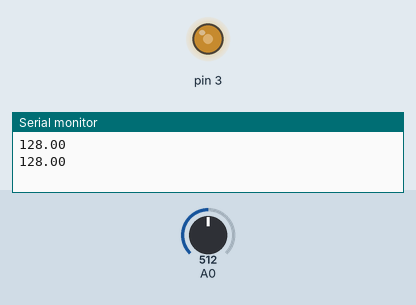
A sketch run on a simulated Arduino Uno, built with avr-gcc and run on an emulated ATmega328P. Shown: output pins drawn as LEDs (lit = HIGH), the last lines printed to the serial monitor. The inputs (shaded band) are chosen by the test bench; at power-on: A0 = 512.

Above: at 1.8 s.
1.9 s: A0 set to 716
At 2.9 s:
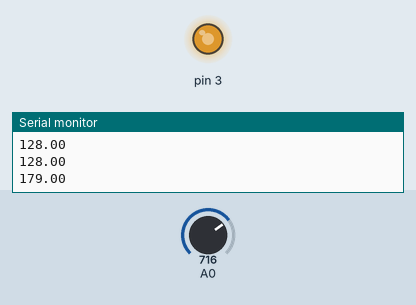
3.5 s: A0 set to 900
At 4.4 s:
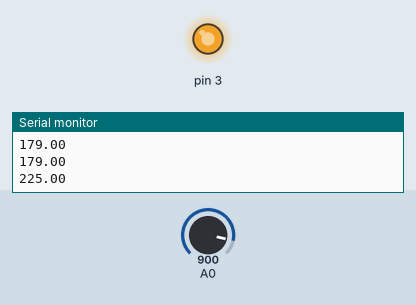
5.5 s: A0 set to 122
At 7.2 s:
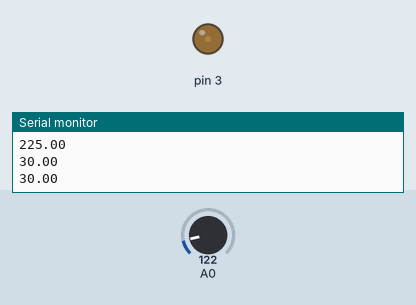
7.5 s: A0 set to 0
At 8.8 s:
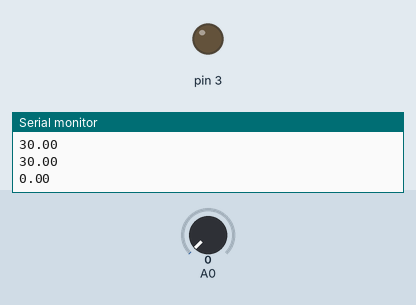
Timing chart, 0 to 10.5 s (numbered marks = the images above; inputs shaded):
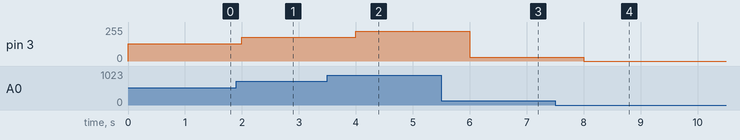

The sketch:

motor_y_potenciometro.ino
```cpp
void setup(){
Serial.begin(9600);
}
void loop(){
float niv=analogRead(A0)/4;
analogWrite(3, niv);
Serial.println (niv);
delay(1000);
}
```

Measured:
- after the input at 1.9 s, pin 3: 128/255 → 179/255 after 0.10 s
- after the input at 3.5 s, pin 3: 179/255 → 225/255 after 0.50 s
- after the input at 5.5 s, pin 3: 225/255 → 30/255 after 0.50 s
- after the input at 7.5 s, pin 3: 30/255 → 0/255 after 0.50 s
